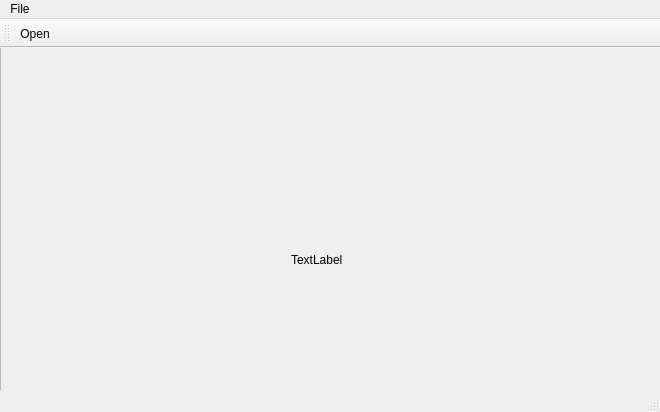
<?xml version="1.0" encoding="UTF-8"?>
<ui version="4.0">
 <class>ImageViewerST</class>
 <widget class="QMainWindow" name="ImageViewerST">
  <property name="geometry">
   <rect>
    <x>0</x>
    <y>0</y>
    <width>660</width>
    <height>412</height>
   </rect>
  </property>
  <property name="windowTitle">
   <string>ImageViewerST</string>
  </property>
  <property name="autoFillBackground">
   <bool>false</bool>
  </property>
  <widget class="QWidget" name="centralWidget">
   <widget class="QScrollArea" name="scrollArea">
    <property name="geometry">
     <rect>
      <x>0</x>
      <y>-30</y>
      <width>671</width>
      <height>411</height>
     </rect>
    </property>
    <property name="widgetResizable">
     <bool>true</bool>
    </property>
    <widget class="QWidget" name="scrollAreaWidgetContents">
     <property name="geometry">
      <rect>
       <x>0</x>
       <y>0</y>
       <width>669</width>
       <height>409</height>
      </rect>
     </property>
     <widget class="QLabel" name="imageLabel">
      <property name="geometry">
       <rect>
        <x>290</x>
        <y>110</y>
        <width>351</width>
        <height>261</height>
       </rect>
      </property>
      <property name="text">
       <string>TextLabel</string>
      </property>
     </widget>
    </widget>
   </widget>
  </widget>
  <widget class="QMenuBar" name="menuBar">
   <property name="geometry">
    <rect>
     <x>0</x>
     <y>0</y>
     <width>660</width>
     <height>22</height>
    </rect>
   </property>
   <widget class="QMenu" name="menuFile">
    <property name="title">
     <string>File</string>
    </property>
    <addaction name="actionOpen"/>
    <addaction name="separator"/>
   </widget>
   <addaction name="menuFile"/>
  </widget>
  <widget class="QToolBar" name="mainToolBar">
   <attribute name="toolBarArea">
    <enum>TopToolBarArea</enum>
   </attribute>
   <attribute name="toolBarBreak">
    <bool>false</bool>
   </attribute>
   <addaction name="actionOpen"/>
  </widget>
  <widget class="QStatusBar" name="statusBar"/>
  <action name="actionOpen">
   <property name="icon">
    <iconset resource="icons.qrc">
     <normaloff>:/new/prefix1/icons/open-file.png</normaloff>:/new/prefix1/icons/open-file.png</iconset>
   </property>
   <property name="text">
    <string>&amp;Open</string>
   </property>
   <property name="shortcut">
    <string>Ctrl+O</string>
   </property>
  </action>
 </widget>
 <layoutdefault spacing="6" margin="11"/>
 <resources>
  <include location="icons.qrc"/>
 </resources>
 <connections/>
</ui>
